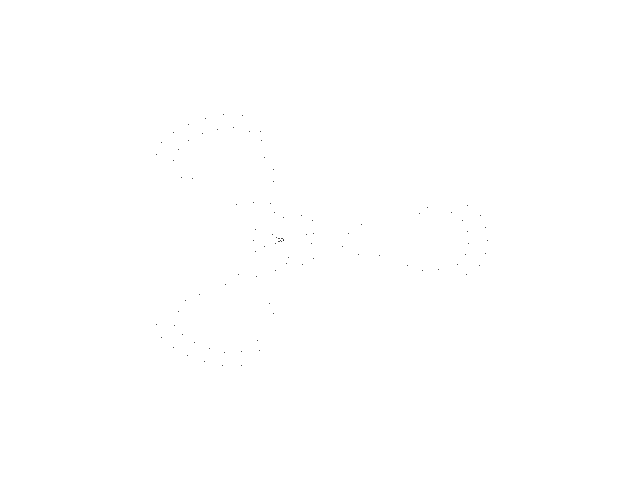
Frame 1 (no input)
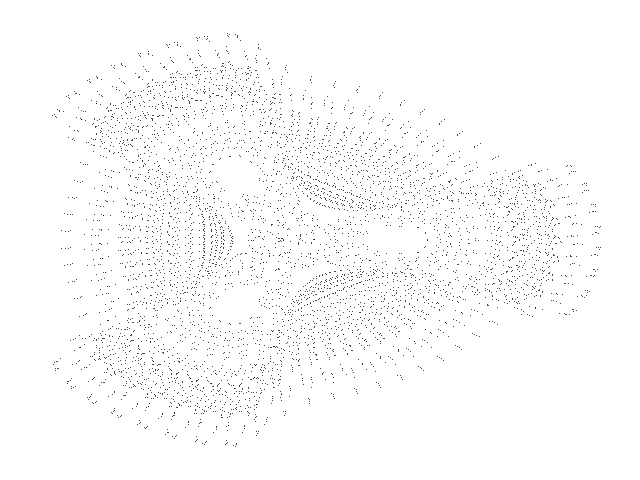
Frame 60 (the mouse pressed at the canvas centre just before this capture)
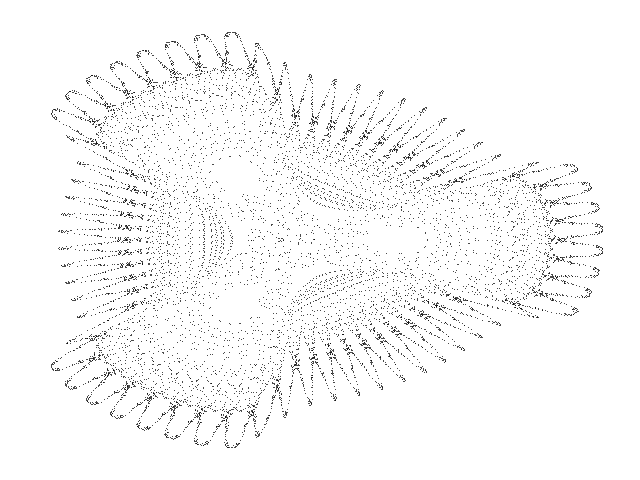
Frame 120 (the mouse held since frame 60 and released just before this capture)

The Processing sketch that drew these frames (run headless with seeded random() and noise(); from frame 60 on, the mouse is pressed at the canvas centre):

// Processing sketch: Mira_Gumowski
// ── Mira_Gumowski.pde
// Gumowski-Mira chaotic map //

  float x = 0.0;
  float y = 0.5;
  float f = 0.0;
  float a = 0.01;
  float b = -0.53;
  float c = 0.005;

void setup() {
  
  size(640, 480);
  background(255);
  
}

void draw() {
  
  for (int i=0;i<100;i++) {
    
    float nx = x;
    float ny = y;
        
    x = ny + a * (1 - c * pow(ny,2)) + f;
    f = b*x+((2*(1-b)*pow(x,2))/(1+pow(x,2)));
    y = -nx + f;
  
    point(270+(11*x), 240+(9*y));
        
  }

}
